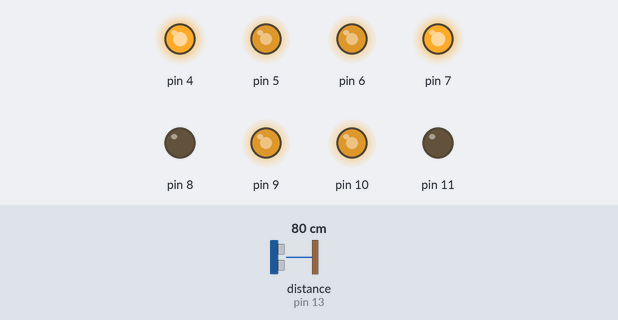
Bench run of a sketch on a simulated Arduino Uno, built with avr-gcc and run on an emulated ATmega328P. Parts: output pins drawn as LEDs (lit = HIGH). Wiring (inferred from the names in the program): ultrasonic range finder: trigger pin 12; echo pin 13. Inputs (shaded band) come from the test bench; at power-on: distance to the obstacle (sensor on pin 13) 80 cm. The echo pulse lasts 58.3 µs per cm; pins used as bus, display or sensor lines are not drawn; what the sketch prints to the serial monitor is not drawn.

Above: at 0.1 s.
Timing chart, 0 to 1.6 s (numbered marks = the images above):
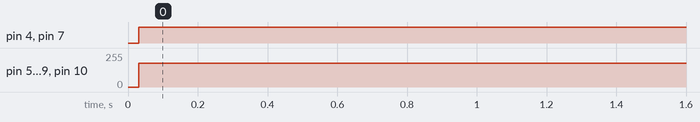

Measured:
- by itself, pin 4, pin 7: LOW → HIGH at 0.03 s
- by itself, pin 5, pin 6, pin 9, pin 10: 0/255 → 180/255 at 0.03 s

The sketch:

testmotor_code.ino
```cpp
// === Pin Definitions ===
#define M1_PWM 5   // Right Front
#define M1_DIR 4
#define M2_PWM 6   // Right Rear
#define M2_DIR 7
#define M3_PWM 9   // Left Front
#define M3_DIR 8
#define M4_PWM 10  // Left Rear

#define M4_DIR 11

#define TRIG_PIN 12
#define ECHO_PIN 13
#define LED_PIN LED_BUILTIN

// === Ultrasonic Class ===
class Ultrasonic {
public:
  Ultrasonic(uint8_t trigPin, uint8_t echoPin) : _trig(trigPin), _echo(echoPin) {}

  void begin() {
    pinMode(_trig, OUTPUT);
    pinMode(_echo, INPUT);
    digitalWrite(_trig, LOW);
  }

  float distanceCM() {
    digitalWrite(_trig, LOW);
    delayMicroseconds(2);
    digitalWrite(_trig, HIGH);
    delayMicroseconds(10);
    digitalWrite(_trig, LOW);

    unsigned long duration = pulseIn(_echo, HIGH, 30000UL);
    if (duration == 0) return 0.0f;

    float dist = (duration * 0.0343f) / 2.0f;
    if (dist < 2.0f || dist > 400.0f) return 0.0f;
    return dist;
  }

private:
  uint8_t _trig, _echo;
};

// === Motor Controller for L293D ===
class MotorController {
public:
  MotorController(uint8_t pwm1, uint8_t dir1,
                  uint8_t pwm2, uint8_t dir2,
                  uint8_t pwm3, uint8_t dir3,
                  uint8_t pwm4, uint8_t dir4)
    : m1_pwm(pwm1), m1_dir(dir1),
      m2_pwm(pwm2), m2_dir(dir2),
      m3_pwm(pwm3), m3_dir(dir3),
      m4_pwm(pwm4), m4_dir(dir4) {}

  void begin() {
    pinMode(m1_pwm, OUTPUT); pinMode(m1_dir, OUTPUT);
    pinMode(m2_pwm, OUTPUT); pinMode(m2_dir, OUTPUT);
    pinMode(m3_pwm, OUTPUT); pinMode(m3_dir, OUTPUT);
    pinMode(m4_pwm, OUTPUT); pinMode(m4_dir, OUTPUT);
    stop();
  }

  void setSpeed(uint8_t speed) {
    m_speed = speed;
  }

  void moveForward() {
    digitalWrite(m1_dir, HIGH); analogWrite(m1_pwm, m_speed);
    digitalWrite(m2_dir, HIGH); analogWrite(m2_pwm, m_speed);
    digitalWrite(m3_dir, LOW);  analogWrite(m3_pwm, m_speed);
    digitalWrite(m4_dir, LOW);  analogWrite(m4_pwm, m_speed);
  }

  void moveBackward() {
    digitalWrite(m1_dir, LOW);  analogWrite(m1_pwm, m_speed);
    digitalWrite(m2_dir, LOW);  analogWrite(m2_pwm, m_speed);
    digitalWrite(m3_dir, HIGH); analogWrite(m3_pwm, m_speed);
    digitalWrite(m4_dir, HIGH); analogWrite(m4_pwm, m_speed);
  }

  void rotateCW() {
    digitalWrite(m1_dir, HIGH); analogWrite(m1_pwm, m_speed);
    digitalWrite(m2_dir, HIGH); analogWrite(m2_pwm, m_speed);
    digitalWrite(m3_dir, HIGH); analogWrite(m3_pwm, m_speed);
    digitalWrite(m4_dir, HIGH); analogWrite(m4_pwm, m_speed);
  }

  void rotateCCW() {
    digitalWrite(m1_dir, LOW); analogWrite(m1_pwm, m_speed);
    digitalWrite(m2_dir, LOW); analogWrite(m2_pwm, m_speed);
    digitalWrite(m3_dir, LOW); analogWrite(m3_pwm, m_speed);
    digitalWrite(m4_dir, LOW); analogWrite(m4_pwm, m_speed);
  }

  void stop() {
    analogWrite(m1_pwm, 0);
    analogWrite(m2_pwm, 0);
    analogWrite(m3_pwm, 0);
    analogWrite(m4_pwm, 0);
  }

private:
  uint8_t m1_pwm, m1_dir, m2_pwm, m2_dir, m3_pwm, m3_dir, m4_pwm, m4_dir;
  uint8_t m_speed = 180;
};

// === Robot Class ===
class MecanumRobot {
public:
  MecanumRobot(MotorController &mc, Ultrasonic &ultra, uint8_t ledPin)
    : motors(mc), sonar(ultra), led(ledPin) {}

  void begin() {
    motors.begin();
    sonar.begin();
    pinMode(led, OUTPUT);
    digitalWrite(led, LOW);
  }

  void obstacleAvoidanceStep() {
    float front = sonar.distanceCM();
    Serial.print("Front: "); Serial.print(front); Serial.println(" cm");

    if (front > 0 && front <= 18.0) {
      digitalWrite(led, HIGH);
      Serial.println("Obstacle detected! Backing up...");
      motors.stop();
      delay(100);
      motors.moveBackward();
      delay(400);
      motors.stop();
      delay(100);
      // simple rotation
      motors.rotateCW();
      delay(400);
      motors.stop();
      digitalWrite(led, LOW);
    } else {
      motors.moveForward();
    }
  }

private:
  MotorController &motors;
  Ultrasonic &sonar;
  uint8_t led;
};

// === Global objects ===
Ultrasonic sonar(TRIG_PIN, ECHO_PIN);
MotorController mc(M1_PWM, M1_DIR, M2_PWM, M2_DIR, M3_PWM, M3_DIR, M4_PWM, M4_DIR);
MecanumRobot robot(mc, sonar, LED_PIN);

void setup() {
  Serial.begin(115200);
  robot.begin();
  Serial.println("Obstacle Avoidance Robot Ready!");
}

void loop() {
  robot.obstacleAvoidanceStep();
  delay(50);
}
```
